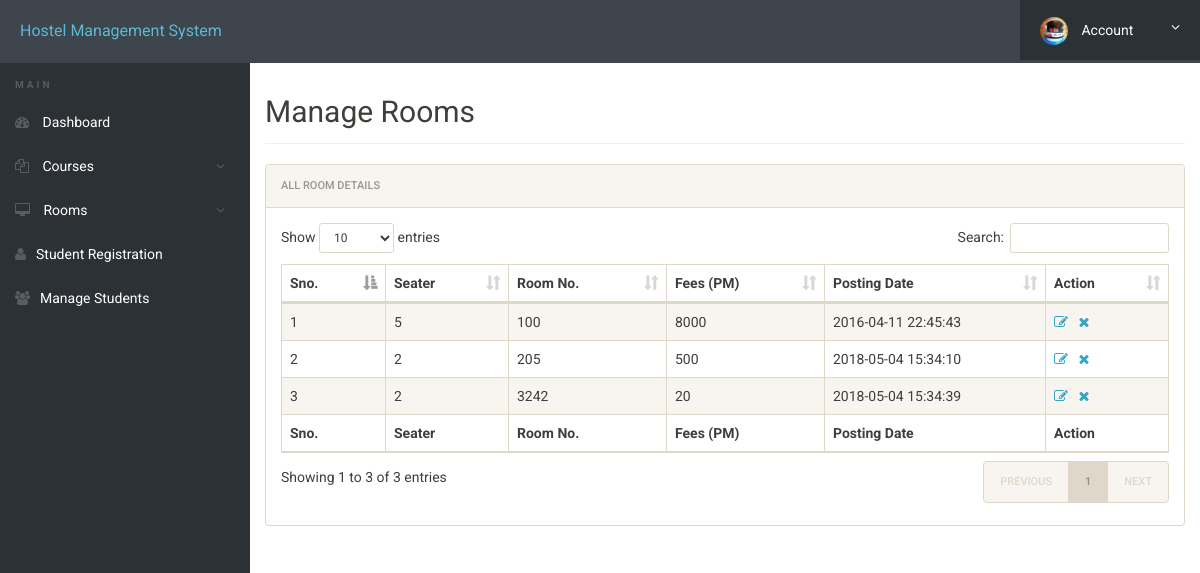
The app's page /admin/manage-rooms.php (signed in) with its own data.
### tables this page shows
CREATE TABLE `rooms` (
  `id` int(11) NOT NULL,
  `seater` int(11) NOT NULL,
  `room_no` int(11) NOT NULL,
  `fees` int(11) NOT NULL,
  `posting_date` timestamp NOT NULL DEFAULT CURRENT_TIMESTAMP
);

### admin/manage-rooms.php (the view, shortened to what this page needs)
<?php
include('includes/config.php');
?>
<!doctype html>
<html lang="en" class="no-js">
<head>
	<link rel="stylesheet" href="css/font-awesome.min.css">
	<link rel="stylesheet" href="css/bootstrap.min.css">
	<link rel="stylesheet" href="css/dataTables.bootstrap.min.css">
	<link rel="stylesheet" href="css/bootstrap-social.css">
	<link rel="stylesheet" href="css/bootstrap-select.css">
	<link rel="stylesheet" href="css/fileinput.min.css">
	<link rel="stylesheet" href="css/awesome-bootstrap-checkbox.css">
	<link rel="stylesheet" href="css/style.css">
</head>
<body>
	<?php include('includes/header.php');?>
	<div class="ts-main-content">
			<?php include('includes/sidebar.php');?>
		<div class="content-wrapper">
			<div class="container-fluid">
				<div class="row" style="margin-top:50px">
					<div class="col-md-12">
						<h2 class="page-title">Manage Rooms</h2>
						<div class="panel panel-default">
							<div class="panel-heading">All Room Details</div>
							<div class="panel-body">
								<table id="zctb" class="display table table-striped table-bordered table-hover" cellspacing="0" width="100%">
									<thead>
										<tr>
											<th>Sno.</th>
											<th>Seater</th>
											<th>Room No.</th>
											<th>Fees (PM) </th>
											<th>Posting Date  </th>
											<th>Action</th>
										</tr>
									</thead>
									<tfoot>
										<tr>
											<th>Sno.</th>
											<th>Seater</th>
											<th>Room No.</th>
											<th>Fees (PM) </th>
											<th>Posting Date  </th>
											<th>Action</th>
										</tr>
									</tfoot>
									<tbody>
<?php
$ret="select * from rooms";
$stmt= $mysqli->prepare($ret) ;
$stmt->execute() ;
$res=$stmt->get_result();
$cnt=1;
while($row=$res->fetch_object())
	  {
	  	?>
<tr><td><?php echo $cnt;;?></td>
<td><?php echo $row->seater;?></td>
<td><?php echo $row->room_no;?></td>
<td><?php echo $row->fees;?></td>
<td><?php echo $row->posting_date;?></td>
<td><a href="edit-room.php?id=<?php echo $row->id;?>"><i class="fa fa-edit"></i></a>&nbsp;&nbsp;
<a href="manage-rooms.php?del=<?php echo $row->id;?>" onclick="return confirm("Do you want to delete");"><i class="fa fa-close"></i></a></td>
										</tr>
									<?php
$cnt=$cnt+1;
									 } ?>
									</tbody>
								</table>
							</div>
						</div>
					</div>
				</div>
			</div>
		</div>
	</div>
</body>
</html>

### admin/css/style.css (style rules this page uses)
html { font-size: 14px; }
@media only screen and (min-width: 480px) { html { font-size: 17px; } }
@media only screen and (min-width: 768px) { html { font-size: 14px; } }
body { font-size: 1em; }
a { color: #37a6c4; }
.panel { overflow: hidden; }
.page-title { padding-bottom: 15px; margin-bottom: 20px; border-bottom: 1px solid #f0f0f0; }
.ts-main-content .content-wrapper { padding-top: 15px; margin-top: 10px; }
@media only screen and (min-width: 992px) { .ts-main-content .content-wrapper { margin-left: 250px; } }

### records on screen
rooms: seater "5", room_no "100", fees "8000", posting_date "2016-04-11 22:45:43"
rooms: seater "2", room_no "205", fees "500", posting_date "2018-05-04 15:34:10"
rooms: seater "2", room_no "3242", fees "20", posting_date "2018-05-04 15:34:39"
